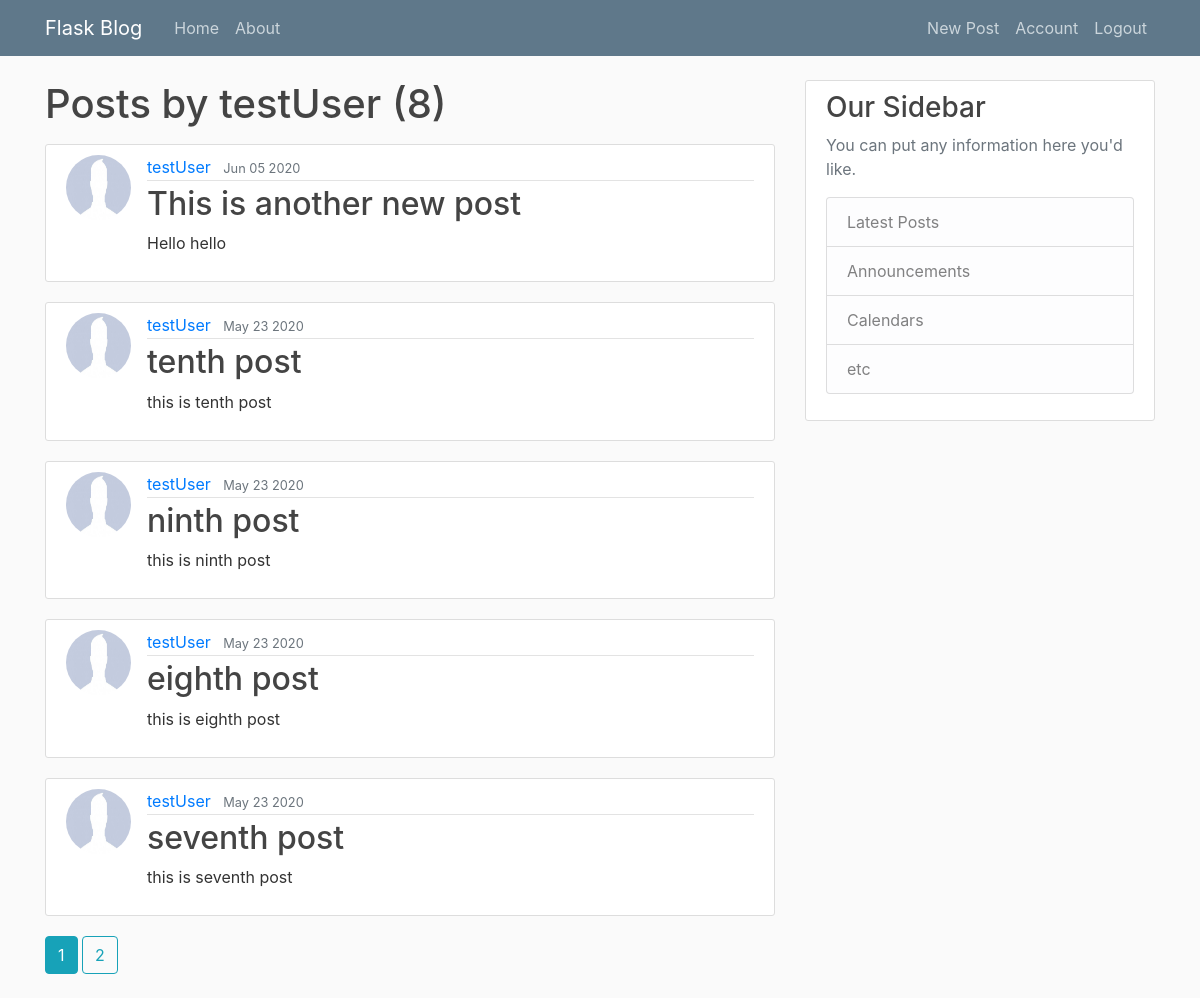
The app's page /user/testUser (signed in) with its own data.
### flaskblog/models.py (models this page shows, shortened)
class User(db.Model, UserMixin):
	id = db.Column(db.Integer, primary_key=True)
	username = db.Column(db.String(20), unique=True, nullable=False)
	email = db.Column(db.String(120), unique=True, nullable=False)
	image_file = db.Column(db.String(20), nullable=False, default='default.jpg')
	password = db.Column(db.String(60), nullable=False)
	posts = db.relationship('Post', backref='author', lazy=True)

class Post(db.Model):
	id = db.Column(db.Integer, primary_key=True)
	title = db.Column(db.String(100), nullable=False)
	date_posted = db.Column(db.DateTime, nullable=False, default=datetime.utcnow)
	content = db.Column(db.Text, nullable=False)
	user_id = db.Column(db.Integer, db.ForeignKey('user.id'), nullable=False)

### flaskblog/users/routes.py (the view)
@users.route('/user/<string:username>')
def user_posts(username):
	page = request.args.get('page', 1, type=int)
	user = User.query.filter_by(username=username).first_or_404()
	posts = Post.query.filter_by(author=user)\
		.order_by(Post.date_posted.desc())\
		.paginate(page=page, per_page=5)
	return render_template('user_posts.html', posts=posts, user=user)

### flaskblog/models.py (called while the page is built)
@login_manager.user_loader
def load_user(user_id):
	return User.query.get(int(user_id))

### flaskblog/templates/user_posts.html (shortened to what this page needs)
{% extends "layout.html" %}
{% block content %}
	<h1 class="mb-3">Posts by {{ user.username }} ({{ posts.total }})</h1>
	{% for post in posts.items %}
		<article class="media content-section">
			<img class="rounded-circle article-img" src="{{ url_for('static',
				filename='profile_pics/'+post.author.image_file) }}">
			<div class="media-body">
				<div class="article-metadata">
			    	<a class="mr-2" href="{{ url_for('users.user_posts', username=post.author.username) }}">{{ post.author.username }}</a>
			    	<small class="text-muted">{{ post.date_posted.strftime('%b %d %Y') }}</small>
			   </div>
			    <h2><a class="article-title" href="{{url_for('posts.post', post_id=post.id)}}">{{ post.title }}</a></h2>
			    <p class="article-content">{{ post.content }}</p>
			</div>
		</article>
	{% endfor %}
	{% for page_num in posts.iter_pages() %}
		{% if page_num %}
			{% if posts.page == page_num %}
				<a class="btn btn-info mb-4" href="{{ url_for('users.user_posts', username=user.username, page=page_num) }}"> {{ page_num }} </a>
			{% else %}
				<a class="btn btn-outline-info mb-4" href="{{ url_for('users.user_posts', username=user.username, page=page_num) }}"> {{ page_num }} </a>
			{% endif %}
		{% endif %}
	{% endfor %}
{% endblock content %}

### flaskblog/static/main.css (style rules this page uses)
body { background: #fafafa; color: #333333; margin-top: 5rem; }
h1, h2, h3, h4, h5, h6 { color: #444444; }
.content-section { background: #ffffff; padding: 10px 20px; border: 1px solid #dddddd; border-radius: 3px; margin-bottom: 20px; }
.article-title { color: #444444; }
.article-content { white-space: pre-line; }
.article-img { height: 65px; width: 65px; margin-right: 16px; }
.article-metadata { padding-bottom: 1px; margin-bottom: 4px; border-bottom: 1px solid #e3e3e3 }

### records on screen
User: username "testUser"
Post: image_file (placeholder picture), author.username "testUser", date_posted "Jun 05 2020", title "This is another new post", content "Hello hello"
Post: image_file (placeholder picture), author.username "testUser", date_posted "May 23 2020", title "tenth post", content "this is tenth post"
Post: image_file (placeholder picture), author.username "testUser", date_posted "May 23 2020", title "ninth post", content "this is ninth post"
Post: image_file (placeholder picture), author.username "testUser", date_posted "May 23 2020", title "eighth post", content "this is eighth post"
Post: image_file (placeholder picture), author.username "testUser", date_posted "May 23 2020", title "seventh post", content "this is seventh post"

### other values on screen
{{ posts.total }} "8"
{{ page_num }} "1"
{{ page_num }} "2"
